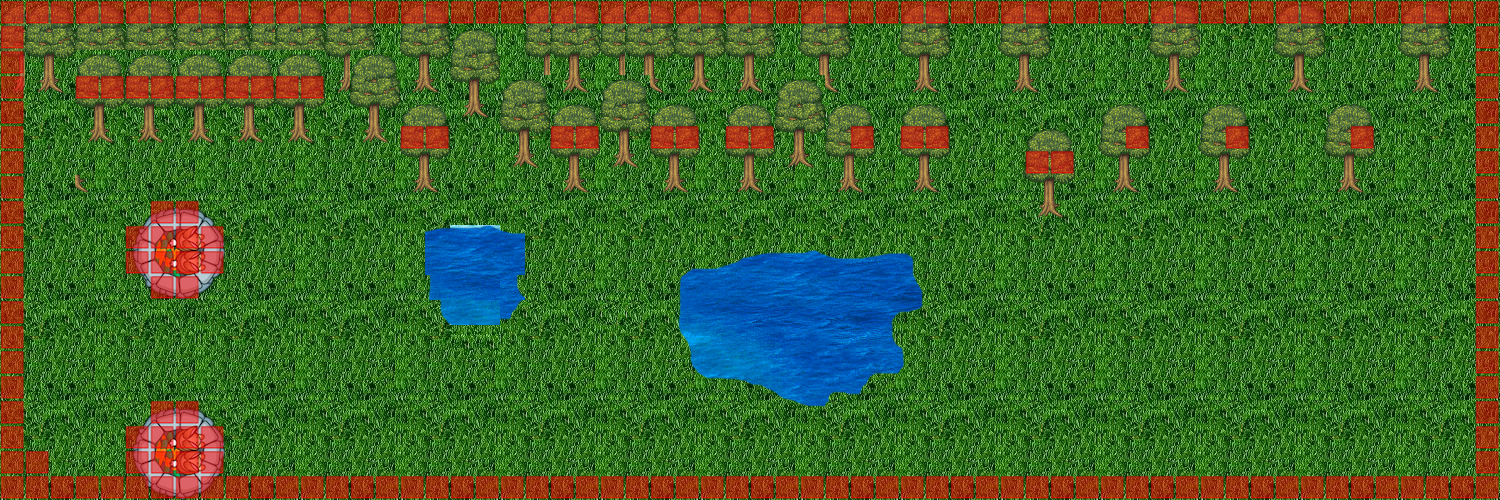

This is a level from a 2D game, rendered from its Tiled map with the project's own tilesets. A one-line summary and the map file follow, with tile-layer data summarised:
An orthogonal 60x20 tile map with 25x25 px tiles, 4 tile layers (Tile Layer 1, altro, alberi, collisioni), 6 tilesets and 3 objects (miaprova, quadrato, Rettangolo).

<map version="1.0" orientation="orthogonal" width="60" height="20" tilewidth="25" tileheight="25">
 <tileset firstgid="1" name="erba100" tilewidth="25" tileheight="25">
  <image source="mattonelle/erba100.png" width="100" height="100" />
 </tileset>
 <tileset firstgid="17" name="isoalbero" tilewidth="25" tileheight="25">
  <image source="mattonelle/isoalbero.png" width="100" height="100" />
 </tileset>
 <tileset firstgid="33" name="castle" tilewidth="25" tileheight="25">
  <image source="mattonelle/castle.png" width="109" height="105" />
 </tileset>
 <tileset firstgid="49" name="acqua" tilewidth="25" tileheight="25">
  <image source="mattonelle/acqua.jpg" width="100" height="100" />
 </tileset>
 <tileset firstgid="65" name="collision25" tilewidth="25" tileheight="25">
  <image source="mattonelle/collision25.png" width="25" height="25" />
 </tileset>
 <tileset firstgid="66" name="lago" tilewidth="25" tileheight="25">
  <image source="mattonelle/lago.png" width="250" height="200" />
 </tileset>
 <layer name="Tile Layer 1" width="60" height="20">
  <data>[1200 cells, 1200 non-empty, 17 distinct tile ids]</data>
 </layer>
 <layer name="altro" width="60" height="20">
  <data>[1200 cells, 16 non-empty, 16 distinct tile ids]</data>
 </layer>
 <layer name="alberi" width="60" height="20">
  <data>[1200 cells, 478 non-empty, 102 distinct tile ids]</data>
 </layer>
 <layer name="collisioni" width="60" height="20">
  <data>[1200 cells, 205 non-empty, 1 distinct tile ids]</data>
 </layer>
 <objectgroup name="mieioggetti" width="60" height="20">
  <object name="rettangolo1" type="miaprova" x="450" y="225" width="50" height="100" />
  <object name="quadrato" x="525" y="350" width="75" height="75" />
  <object name="Rettangolo" x="45" y="30" width="63" height="41" />
 </objectgroup>
</map>
